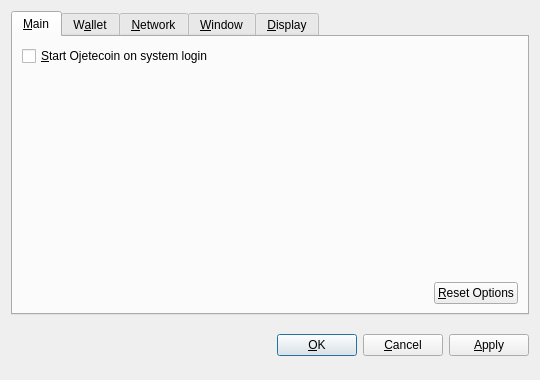
<?xml version="1.0" encoding="UTF-8"?>
<ui version="4.0">
 <class>OptionsDialog</class>
 <widget class="QDialog" name="OptionsDialog">
  <property name="geometry">
   <rect>
    <x>0</x>
    <y>0</y>
    <width>540</width>
    <height>380</height>
   </rect>
  </property>
  <property name="windowTitle">
   <string>Options</string>
  </property>
  <property name="modal">
   <bool>true</bool>
  </property>
  <layout class="QVBoxLayout" name="verticalLayout">
   <item>
    <widget class="QTabWidget" name="tabWidget">
     <property name="tabPosition">
      <enum>QTabWidget::North</enum>
     </property>
     <property name="currentIndex">
      <number>0</number>
     </property>
     <widget class="QWidget" name="tabMain">
      <attribute name="title">
       <string>&amp;Main</string>
      </attribute>
      <layout class="QVBoxLayout" name="verticalLayout_Main">
       <item>
        <widget class="QCheckBox" name="bitcoinAtStartup">
         <property name="toolTip">
          <string>Automatically start Ojetecoin after logging in to the system.</string>
         </property>
         <property name="text">
          <string>&amp;Start Ojetecoin on system login</string>
         </property>
        </widget>
       </item>
       <item>
        <spacer name="verticalSpacer_Main">
         <property name="orientation">
          <enum>Qt::Vertical</enum>
         </property>
         <property name="sizeHint" stdset="0">
          <size>
           <width>20</width>
           <height>40</height>
          </size>
         </property>
        </spacer>
       </item>
       <item>
        <layout class="QHBoxLayout" name="horizontalLayout_2_Main">
         <item>
          <spacer name="horizontalSpacer_2_Main">
           <property name="orientation">
            <enum>Qt::Horizontal</enum>
           </property>
           <property name="sizeHint" stdset="0">
            <size>
             <width>40</width>
             <height>20</height>
            </size>
           </property>
          </spacer>
         </item>
         <item>
          <widget class="QPushButton" name="resetButton">
           <property name="toolTip">
            <string>Reset all client options to default.</string>
           </property>
           <property name="text">
            <string>&amp;Reset Options</string>
           </property>
           <property name="autoDefault">
            <bool>false</bool>
           </property>
          </widget>
         </item>
        </layout>
       </item>
      </layout>
     </widget>
     <widget class="QWidget" name="tabWallet">
      <attribute name="title">
       <string>W&amp;allet</string>
      </attribute>
      <layout class="QVBoxLayout" name="verticalLayout_Network">
       <item>
        <widget class="QLabel" name="transactionFeeInfoLabel">
         <property name="text">
          <string>Optional transaction fee per kB that helps make sure your transactions are processed quickly. Most transactions are 1 kB.</string>
         </property>
         <property name="textFormat">
          <enum>Qt::PlainText</enum>
         </property>
         <property name="wordWrap">
          <bool>true</bool>
         </property>
        </widget>
       </item>
       <item>
        <layout class="QHBoxLayout" name="horizontalLayout_1_Main">
         <item>
          <widget class="QLabel" name="transactionFeeLabel">
           <property name="text">
            <string>Pay transaction &amp;fee</string>
           </property>
           <property name="textFormat">
            <enum>Qt::PlainText</enum>
           </property>
           <property name="buddy">
            <cstring>transactionFee</cstring>
           </property>
          </widget>
         </item>
         <item>
          <widget class="BitcoinAmountField" name="transactionFee"/>
         </item>
         <item>
          <spacer name="horizontalSpacer_1_Main">
           <property name="orientation">
            <enum>Qt::Horizontal</enum>
           </property>
           <property name="sizeHint" stdset="0">
            <size>
             <width>40</width>
             <height>20</height>
            </size>
           </property>
          </spacer>
         </item>
        </layout>
       </item>
       <item>
        <widget class="QLabel" name="label">
         <property name="text">
          <string>If you disable the spending of unconfirmed change, the change from a transaction cannot be used until that transaction has at least one confirmation. This also affects how your balance is computed.</string>
         </property>
         <property name="wordWrap">
          <bool>true</bool>
         </property>
        </widget>
       </item>
       <item>
        <widget class="QCheckBox" name="spendZeroConfChange">
         <property name="text">
          <string>Spend unconfirmed change  (experts only)</string>
         </property>
        </widget>
       </item>
       <item>
        <spacer name="verticalSpacer">
         <property name="orientation">
          <enum>Qt::Vertical</enum>
         </property>
         <property name="sizeHint" stdset="0">
          <size>
           <width>20</width>
           <height>40</height>
          </size>
         </property>
        </spacer>
       </item>
      </layout>
     </widget>
     <widget class="QWidget" name="tabNetwork">
      <attribute name="title">
       <string>&amp;Network</string>
      </attribute>
      <layout class="QVBoxLayout" name="verticalLayout_Network">
       <item>
        <widget class="QCheckBox" name="mapPortUpnp">
         <property name="toolTip">
          <string>Automatically open the Ojetecoin client port on the router. This only works when your router supports UPnP and it is enabled.</string>
         </property>
         <property name="text">
          <string>Map port using &amp;UPnP</string>
         </property>
        </widget>
       </item>
       <item>
        <widget class="QCheckBox" name="connectSocks">
         <property name="toolTip">
          <string>Connect to the Ojetecoin network through a SOCKS proxy (e.g. when connecting through Tor).</string>
         </property>
         <property name="text">
          <string>&amp;Connect through SOCKS proxy:</string>
         </property>
        </widget>
       </item>
       <item>
        <layout class="QHBoxLayout" name="horizontalLayout_Network">
         <item>
          <widget class="QLabel" name="proxyIpLabel">
           <property name="text">
            <string>Proxy &amp;IP:</string>
           </property>
           <property name="textFormat">
            <enum>Qt::PlainText</enum>
           </property>
           <property name="buddy">
            <cstring>proxyIp</cstring>
           </property>
          </widget>
         </item>
         <item>
          <widget class="QValidatedLineEdit" name="proxyIp">
           <property name="maximumSize">
            <size>
             <width>140</width>
             <height>16777215</height>
            </size>
           </property>
           <property name="toolTip">
            <string>IP address of the proxy (e.g. 127.0.0.1)</string>
           </property>
          </widget>
         </item>
         <item>
          <widget class="QLabel" name="proxyPortLabel">
           <property name="text">
            <string>&amp;Port:</string>
           </property>
           <property name="textFormat">
            <enum>Qt::PlainText</enum>
           </property>
           <property name="buddy">
            <cstring>proxyPort</cstring>
           </property>
          </widget>
         </item>
         <item>
          <widget class="QLineEdit" name="proxyPort">
           <property name="maximumSize">
            <size>
             <width>55</width>
             <height>16777215</height>
            </size>
           </property>
           <property name="toolTip">
            <string>Port of the proxy (e.g. 9050)</string>
           </property>
          </widget>
         </item>
         <item>
          <widget class="QLabel" name="socksVersionLabel">
           <property name="text">
            <string>SOCKS &amp;Version:</string>
           </property>
           <property name="textFormat">
            <enum>Qt::PlainText</enum>
           </property>
           <property name="buddy">
            <cstring>socksVersion</cstring>
           </property>
          </widget>
         </item>
         <item>
          <widget class="QValueComboBox" name="socksVersion">
           <property name="toolTip">
            <string>SOCKS version of the proxy (e.g. 5)</string>
           </property>
          </widget>
         </item>
         <item>
          <spacer name="horizontalSpacer_Network">
           <property name="orientation">
            <enum>Qt::Horizontal</enum>
           </property>
           <property name="sizeHint" stdset="0">
            <size>
             <width>40</width>
             <height>20</height>
            </size>
           </property>
          </spacer>
         </item>
        </layout>
       </item>
       <item>
        <spacer name="verticalSpacer_Network">
         <property name="orientation">
          <enum>Qt::Vertical</enum>
         </property>
         <property name="sizeHint" stdset="0">
          <size>
           <width>20</width>
           <height>40</height>
          </size>
         </property>
        </spacer>
       </item>
      </layout>
     </widget>
     <widget class="QWidget" name="tabWindow">
      <attribute name="title">
       <string>&amp;Window</string>
      </attribute>
      <layout class="QVBoxLayout" name="verticalLayout_Window">
       <item>
        <widget class="QCheckBox" name="minimizeToTray">
         <property name="toolTip">
          <string>Show only a tray icon after minimizing the window.</string>
         </property>
         <property name="text">
          <string>&amp;Minimize to the tray instead of the taskbar</string>
         </property>
        </widget>
       </item>
       <item>
        <widget class="QCheckBox" name="minimizeOnClose">
         <property name="toolTip">
          <string>Minimize instead of exit the application when the window is closed. When this option is enabled, the application will be closed only after selecting Quit in the menu.</string>
         </property>
         <property name="text">
          <string>M&amp;inimize on close</string>
         </property>
        </widget>
       </item>
       <item>
        <spacer name="verticalSpacer_Window">
         <property name="orientation">
          <enum>Qt::Vertical</enum>
         </property>
         <property name="sizeHint" stdset="0">
          <size>
           <width>20</width>
           <height>40</height>
          </size>
         </property>
        </spacer>
       </item>
      </layout>
     </widget>
     <widget class="QWidget" name="tabDisplay">
      <attribute name="title">
       <string>&amp;Display</string>
      </attribute>
      <layout class="QVBoxLayout" name="verticalLayout_Display">
       <item>
        <layout class="QHBoxLayout" name="horizontalLayout_1_Display">
         <item>
          <widget class="QLabel" name="langLabel">
           <property name="text">
            <string>User Interface &amp;language:</string>
           </property>
           <property name="textFormat">
            <enum>Qt::PlainText</enum>
           </property>
           <property name="buddy">
            <cstring>lang</cstring>
           </property>
          </widget>
         </item>
         <item>
          <widget class="QValueComboBox" name="lang">
           <property name="toolTip">
            <string>The user interface language can be set here. This setting will take effect after restarting Ojetecoin.</string>
           </property>
          </widget>
         </item>
        </layout>
       </item>
       <item>
        <layout class="QHBoxLayout" name="horizontalLayout_2_Display">
         <item>
          <widget class="QLabel" name="unitLabel">
           <property name="text">
            <string>&amp;Unit to show amounts in:</string>
           </property>
           <property name="textFormat">
            <enum>Qt::PlainText</enum>
           </property>
           <property name="buddy">
            <cstring>unit</cstring>
           </property>
          </widget>
         </item>
         <item>
          <widget class="QValueComboBox" name="unit">
           <property name="toolTip">
            <string>Choose the default subdivision unit to show in the interface and when sending coins.</string>
           </property>
          </widget>
         </item>
        </layout>
       </item>
       <item>
        <widget class="QCheckBox" name="displayAddresses">
         <property name="toolTip">
          <string>Whether to show Ojetecoin addresses in the transaction list or not.</string>
         </property>
         <property name="text">
          <string>&amp;Display addresses in transaction list</string>
         </property>
        </widget>
       </item>
       <item>
        <widget class="QCheckBox" name="coinControlFeatures">
         <property name="toolTip">
          <string>Whether to show coin control features or not.</string>
         </property>
         <property name="text">
          <string>Display coin &amp;control features (experts only!)</string>
         </property>
        </widget>
       </item>
       <item>
        <spacer name="verticalSpacer_Display">
         <property name="orientation">
          <enum>Qt::Vertical</enum>
         </property>
         <property name="sizeHint" stdset="0">
          <size>
           <width>20</width>
           <height>40</height>
          </size>
         </property>
        </spacer>
       </item>
      </layout>
     </widget>
    </widget>
   </item>
   <item>
    <layout class="QHBoxLayout" name="horizontalLayout_Buttons">
     <item>
      <spacer name="horizontalSpacer_1">
       <property name="orientation">
        <enum>Qt::Horizontal</enum>
       </property>
       <property name="sizeHint" stdset="0">
        <size>
         <width>40</width>
         <height>48</height>
        </size>
       </property>
      </spacer>
     </item>
     <item>
      <widget class="QLabel" name="statusLabel">
       <property name="font">
        <font>
         <weight>75</weight>
         <bold>true</bold>
        </font>
       </property>
       <property name="text">
        <string/>
       </property>
       <property name="textFormat">
        <enum>Qt::PlainText</enum>
       </property>
       <property name="wordWrap">
        <bool>true</bool>
       </property>
      </widget>
     </item>
     <item>
      <spacer name="horizontalSpacer_2">
       <property name="orientation">
        <enum>Qt::Horizontal</enum>
       </property>
       <property name="sizeHint" stdset="0">
        <size>
         <width>40</width>
         <height>48</height>
        </size>
       </property>
      </spacer>
     </item>
     <item>
      <widget class="QPushButton" name="okButton">
       <property name="text">
        <string>&amp;OK</string>
       </property>
      </widget>
     </item>
     <item>
      <widget class="QPushButton" name="cancelButton">
       <property name="text">
        <string>&amp;Cancel</string>
       </property>
       <property name="autoDefault">
        <bool>false</bool>
       </property>
      </widget>
     </item>
     <item>
      <widget class="QPushButton" name="applyButton">
       <property name="text">
        <string>&amp;Apply</string>
       </property>
       <property name="autoDefault">
        <bool>false</bool>
       </property>
      </widget>
     </item>
    </layout>
   </item>
  </layout>
 </widget>
 <customwidgets>
  <customwidget>
   <class>BitcoinAmountField</class>
   <extends>QSpinBox</extends>
   <header>bitcoinamountfield.h</header>
  </customwidget>
  <customwidget>
   <class>QValueComboBox</class>
   <extends>QComboBox</extends>
   <header>qvaluecombobox.h</header>
  </customwidget>
  <customwidget>
   <class>QValidatedLineEdit</class>
   <extends>QLineEdit</extends>
   <header>qvalidatedlineedit.h</header>
  </customwidget>
 </customwidgets>
 <resources/>
 <connections/>
</ui>
